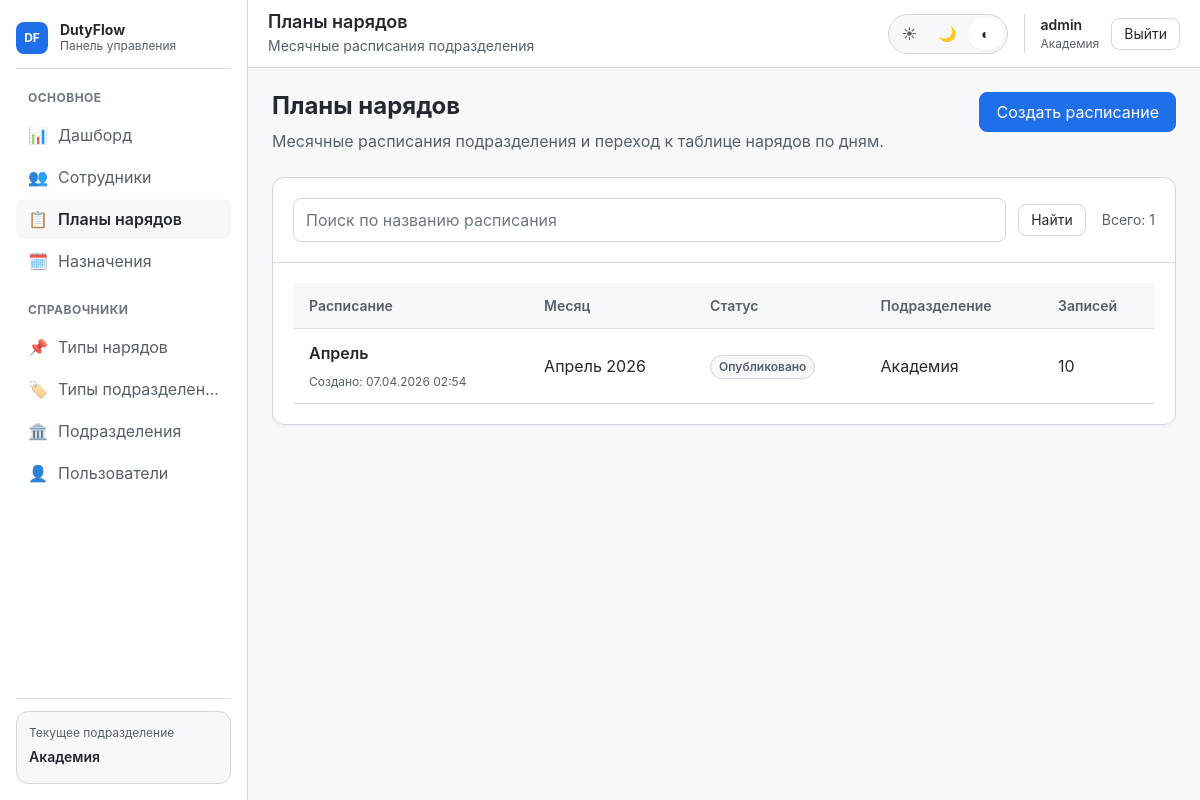
Screenshot of /plans/ (signed in) with the database file from the repository.
### users_app/models.py (models this page shows, shortened)
class UserProfile(models.Model):
    user = models.OneToOneField(
        User,
        on_delete=models.CASCADE,
        related_name='profile'
    )
    unit = models.ForeignKey(
        Unit,
        on_delete=models.PROTECT,
        related_name='users'
    )
    created_by = models.ForeignKey(
        User,
        on_delete=models.SET_NULL,
        null=True,
        blank=True,
        related_name='created_users',
        verbose_name="Создал пользователь"
    )
    created_at = models.DateTimeField(auto_now_add=True, verbose_name="Дата создания")
    class Meta:
        verbose_name = "Профиль пользователя"
        verbose_name_plural = "Профили пользователей"

### units/models.py (models this page shows, shortened)
class Unit(models.Model):
    name = models.CharField(max_length=255, verbose_name="Название")
    parent = models.ForeignKey(
        'self',
        on_delete=models.SET_NULL,
        null=True,
        blank=True,
        related_name='children',
        verbose_name="Вышестоящее подразделение"
    )
    unit_type = models.ForeignKey(
        UnitType,
        on_delete=models.PROTECT,
        related_name='units',
        verbose_name="Тип подразделения"
    )
    class Meta:
        verbose_name = "Подразделение"
        verbose_name_plural = "Подразделения"
        ordering = ['unit_type__level', 'name']

### duty_plans/models.py (models this page shows, shortened)
class MonthlySchedule(models.Model):
    STATUS_CHOICES = [
        ('draft', 'Черновик'),
        ('published', 'Опубликовано'),
        ('archived', 'Архив'),
    ]
    month = models.DateField()
    name = models.CharField(max_length=255, blank=True)
    status = models.CharField(max_length=20, choices=STATUS_CHOICES, default='draft')
    unit = models.ForeignKey(Unit, on_delete=models.CASCADE, related_name='schedules')
    parent_schedule = models.ForeignKey('self', on_delete=models.SET_NULL, null=True, blank=True)
    created_by = models.ForeignKey(settings.AUTH_USER_MODEL, on_delete=models.SET_NULL, null=True)
    created_at = models.DateTimeField(auto_now_add=True)
    updated_at = models.DateTimeField(auto_now=True)
    class Meta:
        ordering = ['-month']
        unique_together = ['month', 'unit']  # ← уникальность: один месяц + одно подразделение

### core/views/plans.py (the view)
@login_required
def list(request):
    user_unit = request.user.profile.unit
    access = AccessService(request.user)
    schedules = (
        MonthlySchedule.objects
        .filter(unit=user_unit)
        .select_related("unit", "parent_schedule", "created_by")
        .order_by("-month")
    )
    search_query = request.GET.get("q", "").strip()
    if search_query:
        schedules = schedules.filter(name__icontains=search_query)
    return render(request, "app/plans/list.html", {
        "schedules": schedules,
        "active_tab": "plans",
        "page_title": "Планы нарядов",
        "page_subtitle": "Месячные расписания подразделения",
        "search_query": search_query,
        "can_add": True,
        "title": "Планы нарядов",
    })

### templates/app/plans/list.html (shortened to what this page needs)
{% extends 'app/base_app.html' %}
{% block app_content %}
<section class="page-section">
    <div class="page-header">
        <div class="page-header__main">
            <h2 class="page-header__title">Планы нарядов</h2>
            <p class="page-header__subtitle">
                Месячные расписания подразделения и переход к таблице нарядов по дням.
            </p>
        </div>
        {% if can_add %}
        <div class="page-header__actions">
            <a href="{% url 'plan:add' %}" class="button button--primary">
                Создать расписание
            </a>
        </div>
        {% endif %}
    </div>
</section>
<section class="page-section">
    <article class="card">
        <div class="card__header plans-toolbar">
            <form method="get" class="plans-toolbar__search form" role="search">
                <div class="plans-search">
                    <input
                        type="search"
                        name="q"
                        value="{{ search_query|default:'' }}"
                        placeholder="Поиск по названию расписания"
                        aria-label="Поиск расписаний"
                    >
                    <button type="submit" class="button button--sm">Найти</button>
                </div>
            </form>
            <div class="plans-toolbar__meta">
                <span class="plans-counter">Всего: {{ schedules|length }}</span>
            </div>
        </div>
        <div class="card__body">
            {% if schedules %}
                <div class="table-wrap">
                    <table class="table">
                        <thead>
                            <tr>
                                <th>Расписание</th>
                                <th>Месяц</th>
                                <th>Статус</th>
                                <th>Подразделение</th>
                                <th>Записей</th>
                            </tr>
                        </thead>
                        <tbody>
                            {% for item in schedules %}
                            <tr class="table-row-link" data-href="{% url 'plan:detail' item.pk %}">
                                <td>
                                    <div class="plan-cell">
                                        <a href="{% url 'plan:detail' item.pk %}" class="plan-cell__name">
                                            {{ item.name|default:item }}
                                        </a>
                                        <div class="plan-cell__meta">
                                            Создано: {{ item.created_at|date:"d.m.Y H:i" }}
                                        </div>
                                    </div>
                                </td>
                                <td>{{ item.month|date:"F Y" }}</td>
                                <td><span class="badge">{{ item.get_status_display }}</span></td>
                                <td>{{ item.unit.name }}</td>
                                <td>{{ item.days.count }}</td>
                            </tr>
                            {% endfor %}
                        </tbody>
                    </table>
                </div>
            {% endif %}
        </div>
    </article>
</section>
{% endblock %}

### templates/components/layout/app_sidebar.html (shortened to what this page needs)
<aside class="app-sidebar" data-sidebar>
    <div class="app-sidebar__inner">
        <div class="app-sidebar__header">
            <a href="{% url 'auth:dashboard' %}" class="app-sidebar__brand">
                <span class="app-sidebar__brand-mark">DF</span>
                <div class="app-sidebar__brand-texts">
                    <span class="app-sidebar__brand-title">DutyFlow</span>
                    <span class="app-sidebar__brand-subtitle">Панель управления</span>
                </div>
            </a>
        </div>
        <div class="app-sidebar__section">
            <div class="app-sidebar__section-title">Основное</div>
            <nav class="app-sidebar__nav">
                <a href="{% url 'auth:dashboard' %}" class="nav-item {% if active_tab == 'dashboard' %}is-active{% endif %}">
                    <span class="nav-item__icon">📊</span>
                    <span class="nav-item__label">Дашборд</span>
                </a>
                <a href="{% url 'people:person_list' %}" class="nav-item {% if active_tab == 'people' %}is-active{% endif %}">
                    <span class="nav-item__icon">👥</span>
                    <span class="nav-item__label">Сотрудники</span>
                </a>
                <a href="{% url 'plan:list' %}" class="nav-item {% if active_tab == 'plans' %}is-active{% endif %}">
                    <span class="nav-item__icon">📋</span>
                    <span class="nav-item__label">Планы нарядов</span>
                </a>
                <a href="{% url 'assignment:calendar' %}" class="nav-item {% if active_tab == 'assignments' %}is-active{% endif %}">
                    <span class="nav-item__icon">🗓️</span>
                    <span class="nav-item__label">Назначения</span>
                </a>
            </nav>
        </div>
        <div class="app-sidebar__section">
            <div class="app-sidebar__section-title">Справочники</div>
            <nav class="app-sidebar__nav">
                {% if user.profile.unit.unit_type.level <= 1 %}
                <a href="{% url 'type:list' %}" class="nav-item {% if active_tab == 'duty_types' %}is-active{% endif %}">
                    <span class="nav-item__icon">📌</span>
                    <span class="nav-item__label">Типы нарядов</span>
                </a>
                {% endif %}
                {% if user.profile.unit.unit_type.level == 0 %}
                <a href="{% url 'unit_type:list' %}" class="nav-item {% if active_tab == 'unit_types' %}is-active{% endif %}">
                    <span class="nav-item__icon">🏷️</span>
                    <span class="nav-item__label">Типы подразделений</span>
                </a>
                {% endif %}
                <a href="{% url 'units:list' %}" class="nav-item {% if active_tab == 'units' %}is-active{% endif %}">
                    <span class="nav-item__icon">🏛️</span>
                    <span class="nav-item__label">Подразделения</span>
                </a>
                <a href="{% url 'users:list' %}" class="nav-item {% if active_tab == 'users' %}is-active{% endif %}">
                    <span class="nav-item__icon">👤</span>
                    <span class="nav-item__label">Пользователи</span>
                </a>
            </nav>
        </div>
        {% if user.profile and user.profile.unit %}
        <div class="app-sidebar__footer">
            <div class="app-sidebar__unit-card">
                <div class="app-sidebar__unit-label">Текущее подразделение</div>
                <div class="app-sidebar__unit-name">{{ user.profile.unit.name }}</div>
            </div>
        </div>
        {% endif %}
    </div>
</aside>

### templates/components/layout/app_header.html (shortened to what this page needs)
<header class="app-header">
    <div class="app-header__left">
        <div class="app-header__page">
            <h1 class="app-header__page-title">{{ page_title|default:"Панель управления" }}</h1>
            {% if page_subtitle %}
                <p class="app-header__page-subtitle">{{ page_subtitle }}</p>
            {% endif %}
        </div>
    </div>
    <div class="app-header__right">
        <div class="theme-switcher" data-theme-switcher>
            <button class="theme-switcher__button" type="button" data-theme-value="light" title="Светлая тема">☀</button>
            <button class="theme-switcher__button" type="button" data-theme-value="dark" title="Тёмная тема">🌙</button>
            <button class="theme-switcher__button" type="button" data-theme-value="system" title="Системная тема">◐</button>
        </div>
        <div class="user-chip">
            <div class="user-chip__content">
                <span class="user-chip__name">{{ request.user.username }}</span>
                {% if user.profile and user.profile.unit %}
                    <span class="user-chip__meta">{{ user.profile.unit.name }}</span>
                {% endif %}
            </div>
            <form method="post" action="{% url 'auth:logout' %}">
                <button type="submit" class="button button--sm">Выйти</button>
            </form>
        </div>
    </div>
</header>

### rows the page displays
MonthlySchedule: name "Апрель", created_at "07.04.2026 02:54", month "Апрель 2026", status "Опубликовано", unit.name "Академия", days.count "10"

### other values shown
{{ user.profile.unit.name }} "Академия"
{{ page_title|default:"Панель управления" }} "Планы нарядов"
{{ page_subtitle }} "Месячные расписания подразделения"
{{ request.user.username }} "admin"
{{ schedules|length }} "1"
